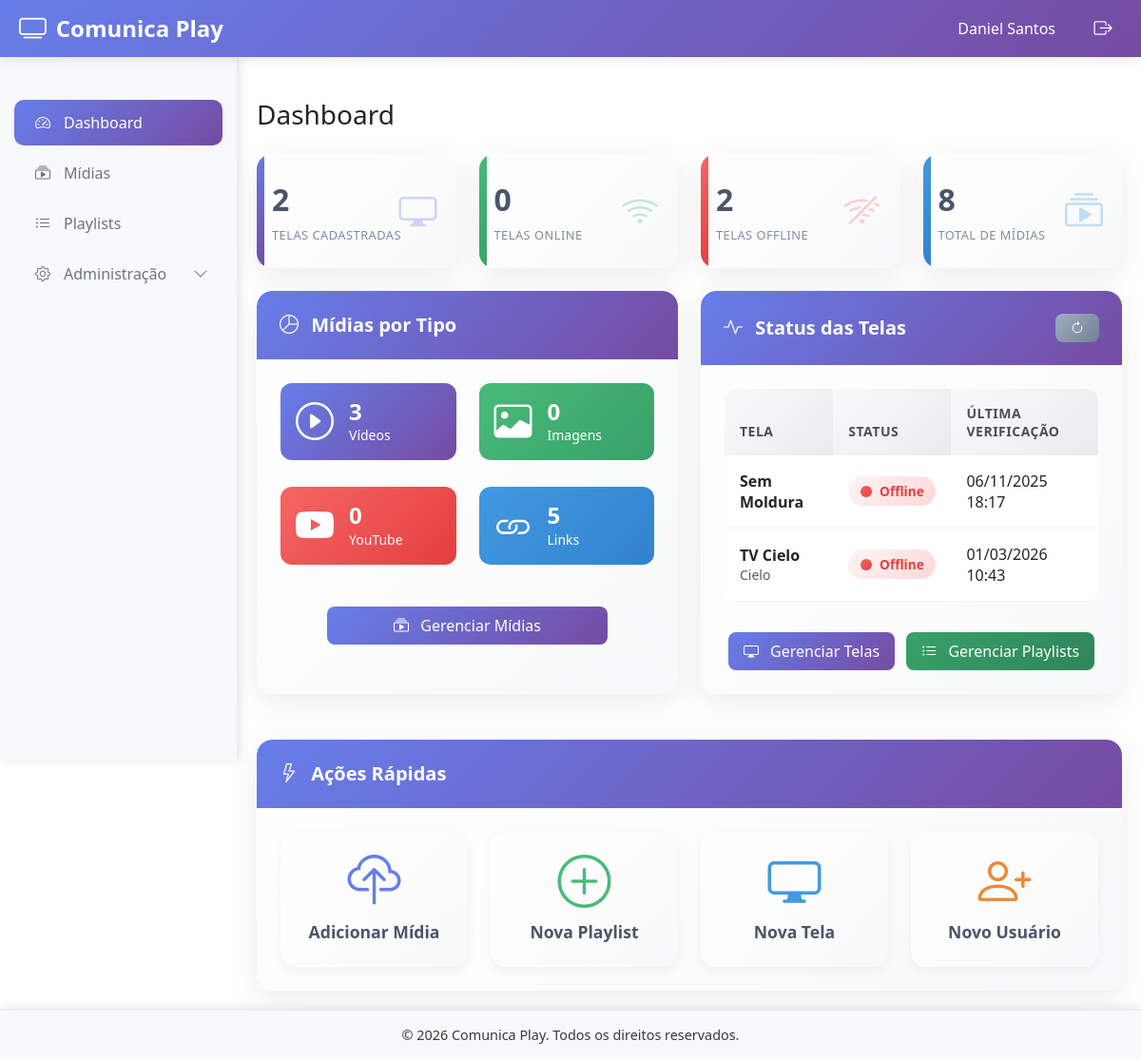
The page /public/dashboard.php (signed in) on the database its author committed.
### tables this page shows
CREATE TABLE `telas` (
  `id` int(11) NOT NULL,
  `nome` varchar(100) NOT NULL,
  `descricao` text,
  `hash_unico` varchar(64) NOT NULL,
  `status` enum('online','offline') DEFAULT 'offline',
  `ultima_verificacao` timestamp NULL DEFAULT NULL,
  `resolucao` varchar(20) DEFAULT '1920x1080',
  `localizacao` varchar(200) DEFAULT NULL,
  `com_moldura` tinyint(1) DEFAULT '0',
  `ativo` tinyint(1) DEFAULT '1',
  `data_criacao` timestamp NOT NULL DEFAULT CURRENT_TIMESTAMP
);

### views/dashboard.php (the view, shortened to what the rows shown need)
<?php
require_once __DIR__ .
'/../controllers/TelaController.php';
require_once __DIR__ .
'/../controllers/MidiaController.php';
$telaController = new TelaController();
$midiaController = new MidiaController();
$midiasCounts = $midiaController->getCountByType();
$telas = $telaController->getAll();
$user = SessionManager::getUser();
?>
<div class="row fade-in">
    <div class="col-lg-3 col-md-6 mb-4">
        <div class="modern-stats-card info">
            <div class="stats-content">
                <div class="stats-number">
                    <?= ($midiasCounts["counts"]["video"] ?? 0) + ($midiasCounts["counts"]["imagem"] ?? 0) + ($midiasCounts["counts"]["youtube"] ?? 0) + ($midiasCounts["counts"]["link_imagem"] ?? 0) ?>
                </div>
                <div class="stats-label">Total de Mídias</div>
            </div>
        </div>
    </div>
</div>
<div class="row">
    <div class="col-lg-6 mb-4">
        <div class="modern-card h-100">
            <div class="card-body d-flex flex-column">
                <div class="row flex-grow-1">
                    <div class="col-6 mb-3">
                        <div class="modern-media-type-item image">
                            <div>
                                <div class="h4 mb-0"><?= $midiasCounts["counts"]["imagem"] ?? 0 ?></div>
                                <small>Imagens</small>
                            </div>
                        </div>
                    </div>
                    <div class="col-6 mb-3">
                        <div class="modern-media-type-item youtube">
                            <div>
                                <div class="h4 mb-0"><?= $midiasCounts["counts"]["youtube"] ?? 0 ?></div>
                                <small>YouTube</small>
                            </div>
                        </div>
                    </div>
                </div>
            </div>
        </div>
    </div>
    <div class="col-lg-6 mb-4">
        <div class="modern-card h-100">
            <div class="card-body d-flex flex-column">
                <?php if (empty($telas["telas"])): ?>
                    <div class="modern-empty-state py-4 flex-grow-1 d-flex flex-column justify-content-center align-items-center">
                        <i class="bi bi-display" style="font-size: 3rem;"></i>
                        <p class="text-muted mt-2">Nenhuma tela cadastrada</p>
                        <?php if ($user["tipo"] === "administrador"): ?>
                            <a href="telas.php" class="btn modern-btn modern-btn-primary mt-3">
                                <i class="bi bi-plus-circle me-2"></i>
                                Cadastrar Tela
                            </a>
                        <?php endif; ?>
                    </div>
                <?php else: ?>
                    <div class="table-responsive flex-grow-1">
                        <table class="modern-table table table-sm table-hover" id="telas-status">
                            <thead>
                                <tr>
                                    <th>Tela</th>
                                    <th>Status</th>
                                    <th>Última Verificação</th>
                                </tr>
                            </thead>
                            <tbody>
                                <?php foreach ($telas["telas"] as $tela): ?>
                                    <tr>
                                        <td>
                                            <strong><?= sanitize($tela["nome"]) ?></strong>
                                            <?php if (!empty($tela["localizacao"])): ?>
                                                <br><small class="text-muted"><?= sanitize($tela["localizacao"]) ?></small>
                                            <?php endif; ?>
                                        </td>
                                        <td>
                                            <?php
                                            $status = getTelaStatus($tela["ultima_verificacao"]);
                                            $statusClass = $status === "online" ? "status-online" : "status-offline";
                                            $statusText = $status === "online" ? "Online" : "Offline";
                                            ?>
                                            <span class="status-indicator <?= $statusClass ?>">
                                                <span class="status-dot"></span>
                                                <?= $statusText ?>
                                            </span>
                                        </td>
                                        <td>
                                            <?= $tela["ultima_verificacao"] ? formatDate($tela["ultima_verificacao"]) : 'Nunca' ?>
                                        </td>
                                    </tr>
                                <?php endforeach; ?>
                            </tbody>
                        </table>
                    </div>
                <?php endif; ?>
            </div>
        </div>
    </div>
</div>
<?php
include __DIR__ . '/template.php';
?>

### rows shown on the page
telas: com_moldura "8", com_moldura "0", nome "Sem Moldura", ultima_verificacao "Offline", ultima_verificacao "06/11/2025 18:17"
telas: nome "TV Cielo", localizacao "Cielo", ultima_verificacao "Offline", ultima_verificacao "01/03/2026 10:43"

### other values the page prints
$user["nome"] "Daniel Santos"
$pageTitle "Dashboard"
$statusSummary["summary"]["total"] "2"
$statusSummary["summary"]["online"] "0"
$statusSummary["summary"]["offline"] "2"
$midiasCounts["counts"]["video"] "3"
$midiasCounts["counts"]["link_imagem"] "5"
